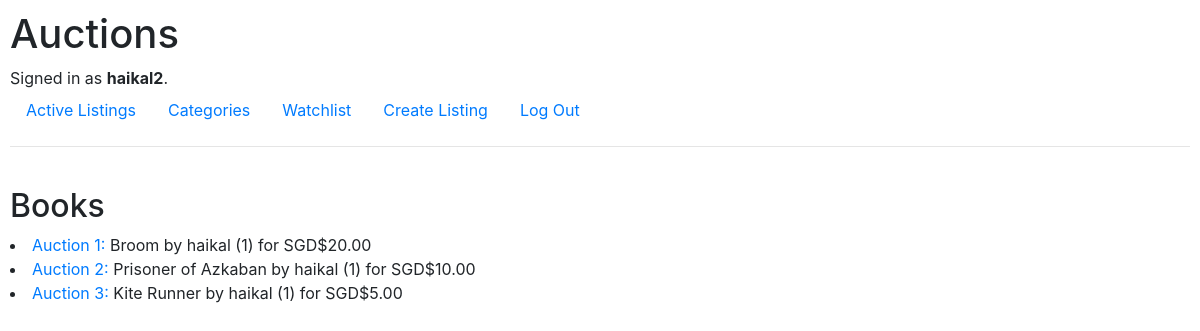
/auctions/categoriesIndv/Books (signed in), run on the app's committed database.
### auctions/models.py (models this page shows, shortened)
class User(AbstractUser):
    country = models.CharField(max_length=64)
    def __str__(self):
        return f"{self.username} ({self.id})"

class Auction(models.Model):
    BOOKS = 'Books'
    AUTOMOBILE = 'Automobile'
    TOYS = 'Toys'
    FOOD = 'Food'
    CLOTHING = 'Clothing'
    OTHERS = 'Others'
    CATEGORIES_CHOICES = [
        (BOOKS, 'Books'),
        (AUTOMOBILE, 'Automobile'),
        (TOYS, 'Toys'),
        (FOOD, 'Food'),
        (CLOTHING, 'Clothing'),
        (OTHERS, 'Others'),
    ]
    title = models.CharField(max_length=32)
    description = models.TextField(max_length=100)
    user = models.ForeignKey(User, on_delete=models.CASCADE, related_name="listings")
    watchlist = models.ManyToManyField(User, blank=True, related_name="watchlist")
    price = models.DecimalField(max_digits=5, decimal_places=2) # initial price
    bid = models.DecimalField(max_digits=5, decimal_places=2, default=0.0)
    bidder = models.ManyToManyField(User, blank=True, related_name="bidder")
    picture = models.URLField()
    category = models.CharField(max_length=32, choices=CATEGORIES_CHOICES, default=OTHERS)
    active = models.BooleanField(default=True) # the status of the listing, if it's active or not

### auctions/views.py (the view)
# urls.py: path("categoriesIndv/<str:category>", views.categoriesIndv, name="categoriesIndv"),
@login_required(login_url='/accounts/login/')
def categoriesIndv(request, category):
    listings = Auction.objects.all()
    relevantLisings = []
    for listing in listings:
        if listing.category == category:
            relevantLisings.append(listing)
    return render(request, "auctions/categoriesIndv.html", {
        "listings": relevantLisings,
        "category": category
    })

### auctions/templates/auctions/categoriesIndv.html
{% extends "auctions/layout.html" %}
{% block body %}
    {% if user.is_authenticated %}
        <br>
        <h2>{{ category }}</h2>
        {% for listing in listings %}
            <li> <a href="{% url 'auctions:listing' listing.id %}">Auction {{ listing.id }}:</a> {{ listing.title }} by {{ listing.user }} for SGD${{ listing.price }} </li>
        {% endfor %}
    {% endif %}
{% endblock %}

### auctions/templates/auctions/layout.html (shortened to what this page needs)
{% load static %}
<!DOCTYPE html>
<html lang="en">
    <head>
        <link rel="stylesheet" href="https://stackpath.bootstrapcdn.com/bootstrap/4.4.1/css/bootstrap.min.css">
        <link href="{% static 'auctions/styles.css' %}" rel="stylesheet">
    </head>
    <body>
        <h1>Auctions</h1>
        <div>
            {% if user.is_authenticated %}
                Signed in as <strong>{{ user.username }}</strong>.
            {% else %}
                Not signed in.
            {% endif %}
        </div>
        <ul class="nav">
            {% if user.is_authenticated %}
                <li class="nav-item">
                    <a class="nav-link" href="{% url 'auctions:index' %}">Active Listings</a>
                </li>
                <li class="nav-item">
                    <a class="nav-link" href="{% url 'auctions:categoriesMain' %}">Categories</a>
                </li>
                <li>
                    <a class="nav-link" href="{% url 'auctions:watchlist' %}">Watchlist</a>
                </li>
                <li class="nav-item">
                    <a class="nav-link" href="{% url 'auctions:createListing' %}">Create Listing</a>
                </li>
                <li class="nav-item">
                    <a class="nav-link" href="{% url 'auctions:logout' %}">Log Out</a>
                </li>
            {% endif %}
        </ul>
        <hr>
        {% block body %}
        {% endblock %}
    </body>
</html>

### auctions/static/auctions/styles.css (style rules this page uses)
body { padding: 10px; }

### data on the page
User: username "haikal2"
Auction: id "1", title "Broom", user "haikal (1)", price "20.00"
Auction: id "2", title "Prisoner of Azkaban", user "haikal (1)", price "10.00"
Auction: id "3", title "Kite Runner", user "haikal (1)", price "5.00"

### other printed values
{{ category }} "Books"
